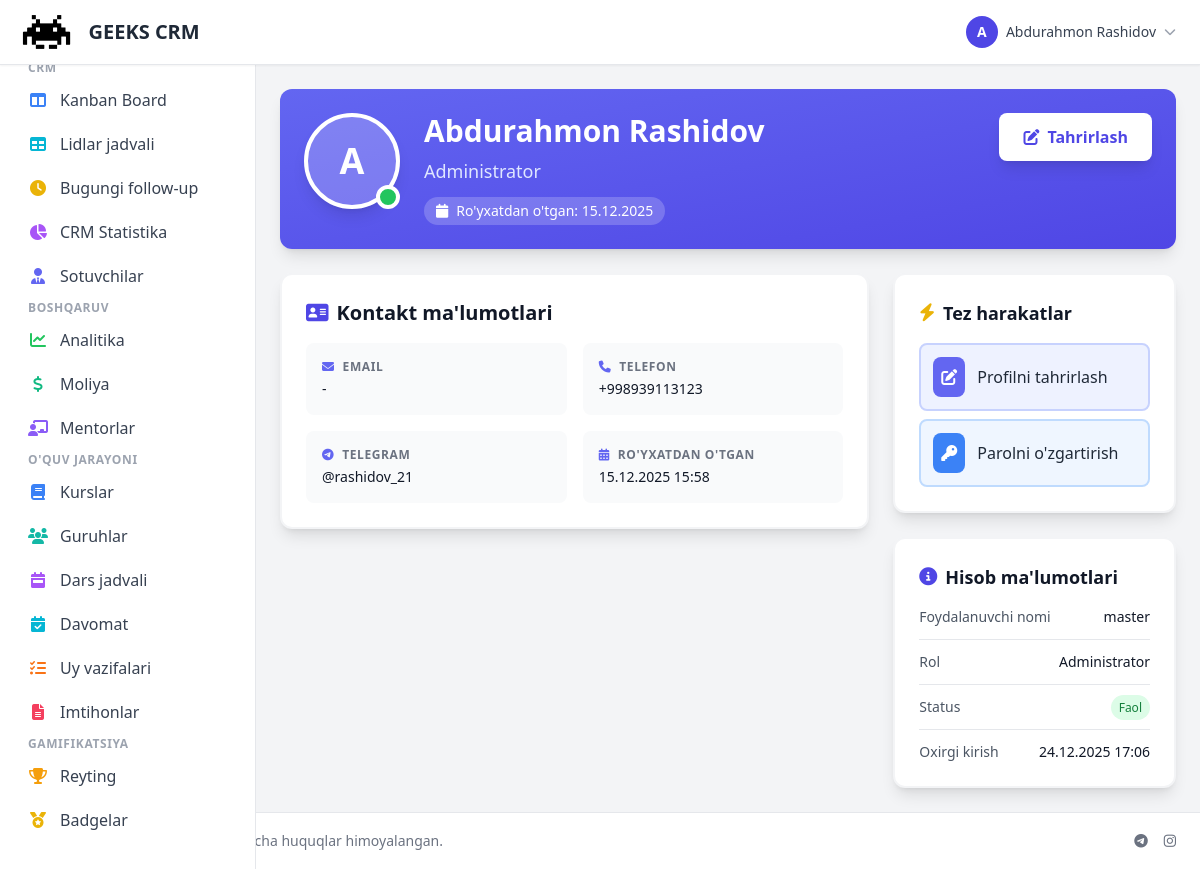
The app's page /accounts/profile/ (signed in), older data.
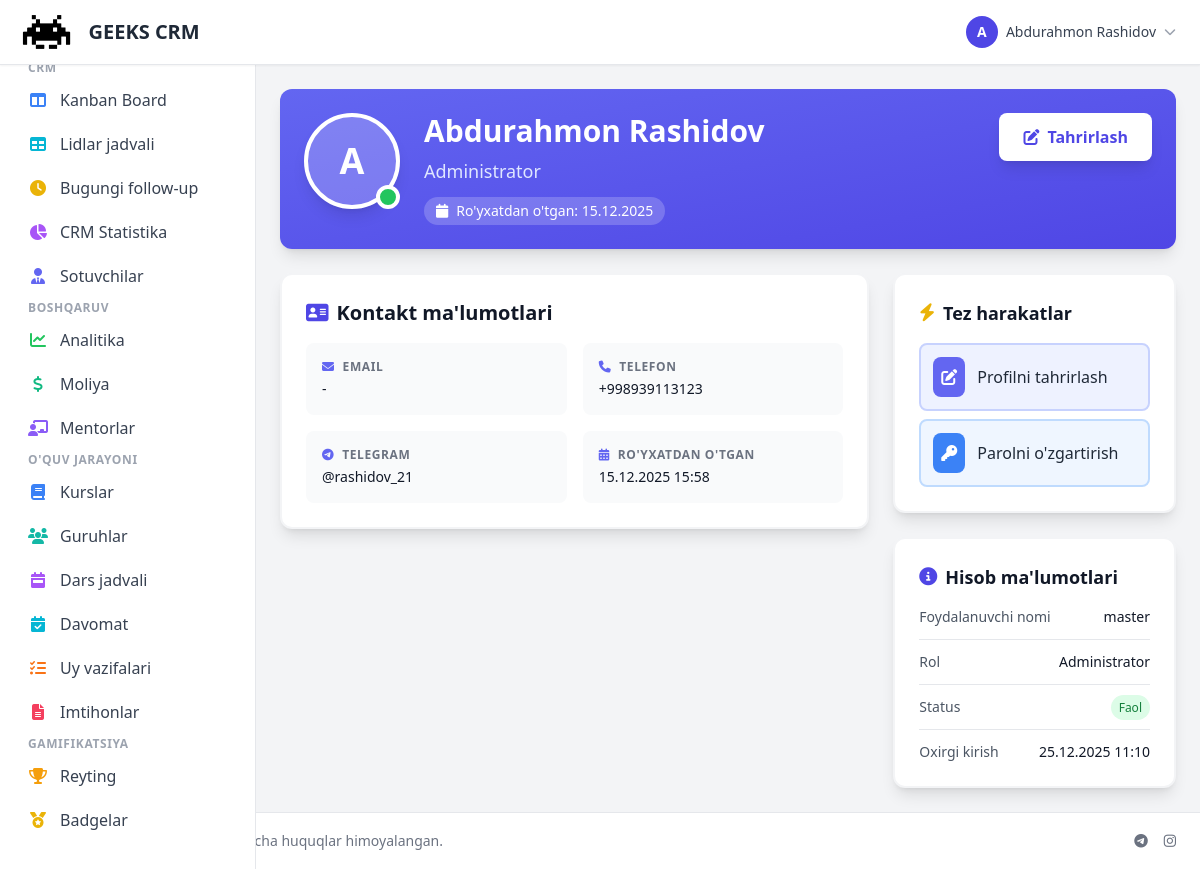
The same page, newer data.
### accounts/models.py (models this page shows, shortened)
class User(AbstractUser):
    ROLE_CHOICES = [
        ('admin', 'Administrator'),
        ('manager', 'Menejer'),
        ('mentor', 'Mentor'),
        ('student', "O'quvchi"),
        ('parent', 'Ota-ona'),
        ('accountant', 'Buxgalter'),
        ('sales', 'Sotuvchi'),
        ('sales_manager', 'Sotuvchilar menejeri'),
    ]
    role = models.CharField(max_length=20, choices=ROLE_CHOICES, default='student', verbose_name='Rol')
    phone = models.CharField(max_length=20, blank=True, null=True, verbose_name='Telefon')
    telegram_id = models.BigIntegerField(blank=True, null=True, unique=True, verbose_name='Telegram ID')
    telegram_username = models.CharField(max_length=100, blank=True, null=True, verbose_name='Telegram username')
    avatar = models.ImageField(upload_to='avatars/', blank=True, null=True, verbose_name='Avatar')
    is_active = models.BooleanField(default=True, verbose_name='Faol')
    created_at = models.DateTimeField(auto_now_add=True, verbose_name='Yaratilgan sana')
    updated_at = models.DateTimeField(auto_now=True, verbose_name='Yangilangan sana')
    class Meta:
        verbose_name = 'Foydalanuvchi'
        verbose_name_plural = 'Foydalanuvchilar'
        ordering = ['-created_at']
        indexes = [
            models.Index(fields=['role', 'is_active']),
            models.Index(fields=['telegram_id']),
            models.Index(fields=['created_at']),
        ]

### accounts/views.py (the view)
# urls.py: path('profile/', views.ProfileView.as_view(), name='profile'),
class ProfileView(DetailView):
    model = User
    template_name = 'accounts/profile.html'
    context_object_name = 'user_profile'
    def get_object(self):
        pk = self.kwargs.get('pk')
        if pk:
            if self.request.user.is_superuser or (hasattr(self.request.user, 'is_admin') and self.request.user.is_admin) or (hasattr(self.request.user, 'is_manager') and self.request.user.is_manager):
                return User.objects.get(pk=pk)
            else:
                return self.request.user
        else:
            return self.request.user

### templates/accounts/profile.html (shortened to what the changed rows need)
{% extends 'base.html' %}
{% load static %}
{% block content %}
<div class="max-w-4xl mx-auto space-y-6">
    <div class="bg-gradient-to-br from-indigo-500 to-indigo-600 rounded-xl shadow-lg p-6 text-white">
        <div class="flex flex-col sm:flex-row items-center sm:items-start gap-6">
            <div class="relative">
                {% if user.avatar %}
                    <img src="{{ user.avatar.url }}" alt="{{ user.get_full_name }}" class="w-24 h-24 rounded-full border-4 border-white shadow-lg object-cover">
                {% else %}
                    <div class="w-24 h-24 rounded-full bg-white bg-opacity-20 border-4 border-white shadow-lg flex items-center justify-center text-4xl font-bold">
                        {{ user.first_name.0|upper|default:user.username.0|upper }}
                    </div>
                {% endif %}
                <div class="absolute bottom-0 right-0 bg-green-500 border-4 border-white rounded-full w-6 h-6"></div>
            </div>
            <div class="flex-1 text-center sm:text-left">
                <h1 class="text-3xl font-bold mb-2">{{ user.get_full_name|default:user.username }}</h1>
                <p class="text-indigo-100 text-lg mb-3">{{ user.get_role_display }}</p>
                <div class="flex flex-wrap items-center gap-4 text-sm">
                    <span class="flex items-center gap-2 bg-white bg-opacity-20 px-3 py-1 rounded-full">
                        <i class="fas fa-calendar"></i>
                        <span>Ro'yxatdan o'tgan: {{ user.date_joined|date:"d.m.Y" }}</span>
                    </span>
                </div>
            </div>
        </div>
    </div>
    <div class="grid grid-cols-1 lg:grid-cols-3 gap-6">
        <div class="lg:col-span-2 space-y-6">
            <div class="bg-white rounded-xl shadow-lg p-6 border-2 border-gray-100">
                <h2 class="text-xl font-bold text-gray-900 mb-4 flex items-center gap-2">
                    <i class="fas fa-address-card text-indigo-600"></i>
                    Kontakt ma'lumotlari
                </h2>
                <dl class="grid grid-cols-1 sm:grid-cols-2 gap-4">
                    <div class="p-4 bg-gray-50 rounded-lg">
                        <dt class="text-xs font-semibold text-gray-500 uppercase tracking-wider mb-1 flex items-center gap-2">
                            <i class="fas fa-envelope text-indigo-500"></i>
                            Email
                        </dt>
                        <dd class="text-sm font-medium text-gray-900">{{ user.email|default:"-" }}</dd>
                    </div>
                    <div class="p-4 bg-gray-50 rounded-lg">
                        <dt class="text-xs font-semibold text-gray-500 uppercase tracking-wider mb-1 flex items-center gap-2">
                            <i class="fas fa-phone text-indigo-500"></i>
                            Telefon
                        </dt>
                        <dd class="text-sm font-medium text-gray-900">{{ user.phone|default:"-" }}</dd>
                    </div>
                    {% if user.telegram_username %}
                    <div class="p-4 bg-gray-50 rounded-lg">
                        <dt class="text-xs font-semibold text-gray-500 uppercase tracking-wider mb-1 flex items-center gap-2">
                            <i class="fab fa-telegram text-indigo-500"></i>
                            Telegram
                        </dt>
                        <dd class="text-sm font-medium text-gray-900">@{{ user.telegram_username }}</dd>
                    </div>
                    {% endif %}
                    <div class="p-4 bg-gray-50 rounded-lg">
                        <dt class="text-xs font-semibold text-gray-500 uppercase tracking-wider mb-1 flex items-center gap-2">
                            <i class="fas fa-calendar-alt text-indigo-500"></i>
                            Ro'yxatdan o'tgan
                        </dt>
                        <dd class="text-sm font-medium text-gray-900">{{ user.date_joined|date:"d.m.Y H:i" }}</dd>
                    </div>
                </dl>
            </div>
        </div>
        <div class="space-y-6">
            <div class="bg-white rounded-xl shadow-lg p-6 border-2 border-gray-100">
                <h2 class="text-lg font-bold text-gray-900 mb-4 flex items-center gap-2">
                    <i class="fas fa-bolt text-yellow-500"></i>
                    Tez harakatlar
                </h2>
            </div>
            <div class="bg-white rounded-xl shadow-lg p-6 border-2 border-gray-100">
                <h2 class="text-lg font-bold text-gray-900 mb-4 flex items-center gap-2">
                    <i class="fas fa-info-circle text-indigo-600"></i>
                    Hisob ma'lumotlari
                </h2>
                <dl class="space-y-3 text-sm">
                    <div class="flex justify-between items-center pb-3 border-b border-gray-200">
                        <dt class="text-gray-600">Foydalanuvchi nomi</dt>
                        <dd class="font-medium text-gray-900">{{ user.username }}</dd>
                    </div>
                    <div class="flex justify-between items-center pb-3 border-b border-gray-200">
                        <dt class="text-gray-600">Rol</dt>
                        <dd class="font-medium text-gray-900">{{ user.get_role_display }}</dd>
                    </div>
                    <div class="flex justify-between items-center">
                        <dt class="text-gray-600">Oxirgi kirish</dt>
                        <dd class="font-medium text-gray-900">{{ user.last_login|date:"d.m.Y H:i"|default:"-" }}</dd>
                    </div>
                </dl>
            </div>
        </div>
    </div>
</div>
{% endblock %}

### templates/base.html (shortened to what the changed rows need)
{% load static %}
{% load humanize %}
{% load crud_tags %}
<!DOCTYPE html>
<html lang="uz">
<head>
    <script src="https://cdn.tailwindcss.com"></script>
    <link href="https://cdnjs.cloudflare.com/ajax/libs/font-awesome/6.5.1/css/all.min.css" rel="stylesheet">
</head>
<body class="bg-gray-100 min-h-screen flex flex-col">
    <nav class="bg-white shadow-sm border-b border-gray-200 sticky top-0 z-40">
        <div class="max-w-full mx-auto px-4">
            <div class="flex items-center justify-between h-16">
                {% if user.is_authenticated %}
                <div class="flex items-center gap-4">
                    <div class="relative" x-data="{open: false}">
                        <button @click="open = !open" class="flex items-center gap-2 p-2 rounded-lg hover:bg-gray-100">
                            <div class="w-8 h-8 bg-indigo-600 rounded-full flex items-center justify-center text-white text-sm font-bold">
                                {{ user.first_name.0|upper|default:user.username.0|upper }}
                            </div>
                            <span class="hidden sm:block text-sm font-medium text-gray-700">{{ user.get_full_name|default:user.username }}</span>
                            <i class="fas fa-chevron-down text-gray-400 text-xs"></i>
                        </button>
                    </div>
                </div>
                {% else %}
                <a href="{% url 'accounts:login' %}" class="px-4 py-2 bg-indigo-600 text-white rounded-lg hover:bg-indigo-700">
                    Kirish
                </a>
                {% endif %}
            </div>
        </div>
    </nav>
    <div class="flex flex-1">
        <main class="flex-1 p-4 sm:p-6 {% if user.is_authenticated %}lg:ml-64{% endif %}" style="min-height: 0;">
            {% block content %}{% endblock %}
        </main>
    </div>
</body>
</html>

Row changes from the older to the newer data that the page shows:
changed User "Abdurahmon Rashidov": last_login "24.12.2025 17:06" → "25.12.2025 11:10"
